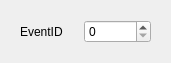
<?xml version="1.0" encoding="UTF-8"?>
<ui version="4.0">
 <class>FormDrawTrack</class>
 <widget class="QWidget" name="FormDrawTrack">
  <property name="geometry">
   <rect>
    <x>0</x>
    <y>0</y>
    <width>171</width>
    <height>60</height>
   </rect>
  </property>
  <property name="windowTitle">
   <string>Form</string>
  </property>
  <layout class="QHBoxLayout" name="horizontalLayout_2">
   <item>
    <widget class="QWidget" name="widget" native="true">
     <layout class="QHBoxLayout" name="horizontalLayout">
      <item>
       <widget class="QLabel" name="label">
        <property name="text">
         <string>EventID</string>
        </property>
       </widget>
      </item>
      <item>
       <widget class="QSpinBox" name="spinBoxEventID">
        <property name="maximum">
         <number>1000000</number>
        </property>
       </widget>
      </item>
     </layout>
    </widget>
   </item>
  </layout>
 </widget>
 <resources/>
 <connections/>
</ui>
